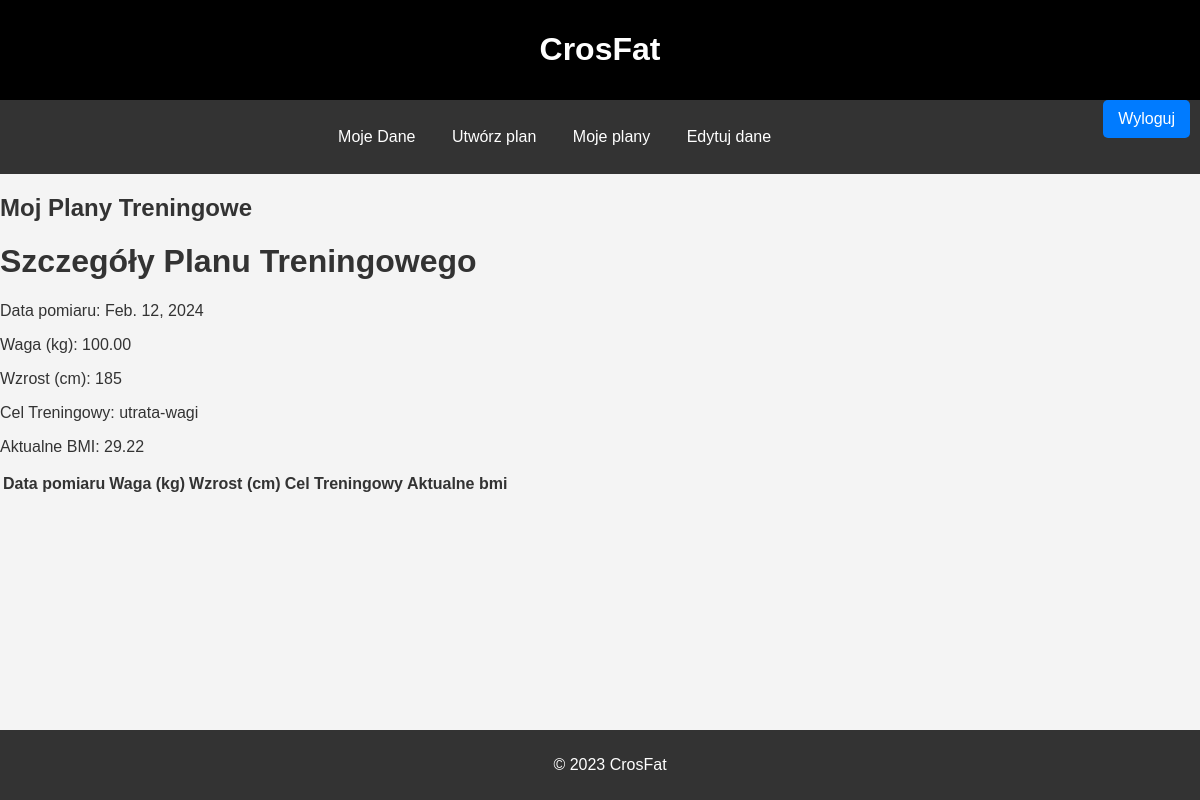
The app's page /Plans/4/ with its own data.
### crosfat/models.py (models this page shows, shortened)
class PlanTreningowy(models.Model):
    user = models.ForeignKey(settings.AUTH_USER_MODEL, on_delete=models.CASCADE)
    waga = models.DecimalField(max_digits=5, decimal_places=2)
    wzrost = models.IntegerField()
    cel = models.CharField(max_length=100)
    data = datetime.now().date()
    bmi = models.DecimalField(max_digits=5, decimal_places=2)
    PLEC = (
        ('M', 'Mężczyzna'),
        ('K', 'Kobieta'),
    )

### crosfat/views.py (the view)
# urls.py: path('Plans/<int:pk>/', PlanDetails.as_view(), name='plan_details'),
class PlanDetails(DetailView):
    model = PlanTreningowy
    template_name = 'plan_details.html'  # Twój szablon HTML dla szczegółów planu treningowego
    context_object_name = 'plan'

### crosfat/templates/plan_details.html (shortened to what this page needs)
<!DOCTYPE html>
<html lang="en">
<head>
    {% load static %}
    <link rel="stylesheet" type="text/css" href="{% static 'crosfat/style1.css' %}">
</head>
<body>
    <header>
        <h1>CrosFat</h1>
        <div class="signup-link">
            <a href="{% url 'crosfat:wyloguj' %}" style="float:right;">Wyloguj</a>
        </div>
    </header>
    <main>
        <nav>
            <a href="{% url 'crosfat:user' %}">Moje Dane</a>
            <a href="{% url 'crosfat:create' %}">Utwórz plan</a>
            <a href="{% url 'crosfat:lista_planow' %}">Moje plany</a>
            <a href="{% url 'crosfat:Edit' %}">Edytuj dane</a>
        </nav>
        <h2>Moj Plany Treningowe</h2>
        <table>
            <thead>
                <tr>
                    <th> Data pomiaru </th>
                    <th>Waga (kg)</th>
                    <th>Wzrost (cm)</th>
                    <th>Cel Treningowy</th>
                    <th>Aktualne bmi</th>
                </tr>
            </thead>
            <body>
    <h1>Szczegóły Planu Treningowego</h1>
    <p>Data pomiaru: {{ plan.data }}</p>
    <p>Waga (kg): {{ plan.waga }}</p>
    <p>Wzrost (cm): {{ plan.wzrost }}</p>
    <p>Cel Treningowy: {{ plan.cel }}</p>
    <p>Aktualne BMI: {{ plan.bmi }}</p>
</body>
        </table>
    </main>
    <footer>
        <p>&copy; 2023 CrosFat</p>
    </footer>
</body>
</html>

### crosfat/static1/crosfat/style1.css (style rules this page uses)
body, html { font-family: Arial, sans-serif; margin: 0; padding: 0; height: 100%; background-color: #f4f4f4; color: #333; }
header { background-color: #000; color: white; text-align: center; padding: 10px 0; }
nav { background-color: #333; color: white; text-align: center; padding: 14px 16px; }
nav a { color: white; text-decoration: none; padding: 14px 16px; display: inline-block; }
footer { background-color: #333; color: white; text-align: center; padding: 10px; position: fixed; bottom: 0; width: 100%; }
.signup-link a, .login-link a { color: #007bff; text-decoration: none; }
.signup-link a { color: white; background-color: #007bff; padding: 10px 15px; border-radius: 5px; margin: 10px; text-decoration: none; float: right; }

### records on screen
PlanTreningowy: data "Feb. 12, 2024", waga "100.00", wzrost "185", cel "utrata-wagi", bmi "29.22"
